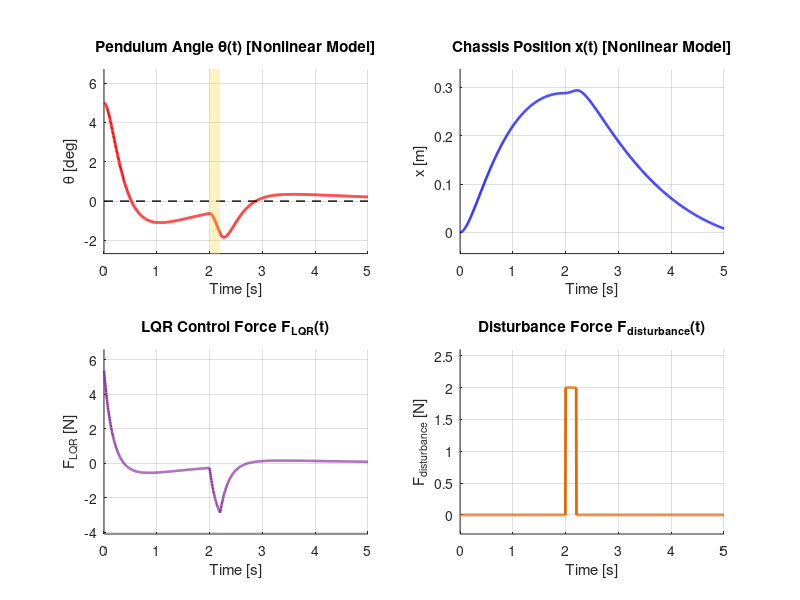

Reproduce this figure in MATLAB. (Note: this script raises an error after producing the figure.)
%% Four-Wheeled Inverted Pendulum - Nonlinear Model Validation
% STEP 9 of the robotics portfolio project.
%
% Simulates the FULL NONLINEAR equations of motion (no linearization),
% using the EXISTING LQR gain K designed from the linearized model in
% Step 3. Physical parameters, K, the disturbance, and the initial
% condition are fixed exactly as specified - nothing is redesigned or
% recalculated here. This script does not touch the existing MATLAB
% linear-model files or the Simulink model.

clear; clc; close all;
projectFolder = fullfile(getenv('USERPROFILE'), 'Documents', 'FourWheeledInvertedPendulum');

fprintf('=========================================================\n');
fprintf(' STEP 9: NONLINEAR MODEL VALIDATION\n');
fprintf('=========================================================\n');

%% ------------------------------------------------------------------
%  1) PHYSICAL PARAMETERS (fixed, unchanged)
%  ------------------------------------------------------------------
M = 2.5;      % chassis/base mass [kg]
m = 0.5;      % pendulum mass [kg]
l = 0.375;    % pivot-to-CoM distance [m]
I = 0.0150;   % pendulum moment of inertia about its own CoM [kg*m^2]
g = 9.81;     % gravitational acceleration [m/s^2]

%% ------------------------------------------------------------------
%  2) EXISTING LQR GAIN (fixed, NOT recalculated)
%  ------------------------------------------------------------------
K = [-1.0000, -2.9233, -61.5377, -12.5668];

%% ------------------------------------------------------------------
%  3) DISTURBANCE (identical to the previous validated simulation)
%  ------------------------------------------------------------------
F_dist_mag   = 2.0;   % [N]
t_dist_start = 2.0;   % [s]
t_dist_end   = 2.2;   % [s]
F_disturbance_fun = @(t) F_dist_mag * double(t >= t_dist_start & t <= t_dist_end);

%% ------------------------------------------------------------------
%  4) INITIAL CONDITION (theta in radians internally)
%  ------------------------------------------------------------------
theta0_deg = 5;
X0 = [0; 0; deg2rad(theta0_deg); 0];   % [x; x_dot; theta(rad); theta_dot]
tEnd = 5.0;

%% ------------------------------------------------------------------
%  5) NONLINEAR EQUATIONS OF MOTION (solved directly, NOT linearized)
%     M*x_ddot + m*l*theta_ddot*cos(theta) - m*l*theta_dot^2*sin(theta) = F
%     (I+m*l^2)*theta_ddot + m*l*x_ddot*cos(theta) - m*g*l*sin(theta) = 0
%  ------------------------------------------------------------------
function Xdot = nonlinearODE(t, X, M, m, l, I, g, K, Fdist_fun)
    x = X(1); x_dot = X(2); theta = X(3); theta_dot = X(4); %#ok<NASGU>

    F_LQR = -K * X;
    F_disturbance = Fdist_fun(t);
    F_total = F_LQR + F_disturbance;

    % Coupled linear system for [x_ddot; theta_ddot] at this instant,
    % obtained by writing the two nonlinear equations in matrix form:
    %   [ M,            m*l*cos(theta)    ] [x_ddot]     [F_total + m*l*theta_dot^2*sin(theta)]
    %   [ m*l*cos(theta), I + m*l^2       ] [theta_ddot] = [        m*g*l*sin(theta)            ]
    Mmat = [ M,               m*l*cos(theta);
             m*l*cos(theta),  I + m*l^2      ];
    rhs  = [ F_total + m*l*theta_dot^2*sin(theta);
             m*g*l*sin(theta) ];
    acc = Mmat \ rhs;   % [x_ddot; theta_ddot]

    Xdot = [ x_dot; acc(1); theta_dot; acc(2) ];
end

%% ------------------------------------------------------------------
%  6) NUMERICAL INTEGRATION (ode45, segmented at the disturbance edges
%     so the discontinuous pulse is integrated accurately)
%  ------------------------------------------------------------------
segEdges = [0, t_dist_start, t_dist_end, tEnd];
odeOptions = odeset('RelTol', 1e-9, 'AbsTol', 1e-9);
samplesPerSec = 200;
nSeg = numel(segEdges) - 1;

tCell = cell(nSeg,1); XCell = cell(nSeg,1);
Xstart = X0;
odeFun = @(t, X) nonlinearODE(t, X, M, m, l, I, g, K, F_disturbance_fun);
simError = '';
simCompleted = true;
try
    for s = 1:nSeg
        nPts = max(3, round((segEdges(s+1) - segEdges(s)) * samplesPerSec) + 1);
        tSeg = linspace(segEdges(s), segEdges(s+1), nPts);
        [tS, XS] = ode45(odeFun, tSeg, Xstart, odeOptions);
        tCell{s} = tS(:); XCell{s} = XS;
        Xstart = XS(end,:).';
    end
catch ME
    simCompleted = false;
    simError = ME.message;
end

fprintf('Nonlinear simulation completed without error: %d\n', simCompleted);
if ~simCompleted
    fprintf('ERROR: %s\n', simError);
    error('Nonlinear simulation failed.');
end

t = vertcat(tCell{:});
X = vertcat(XCell{:});
x        = X(:,1);
x_dot    = X(:,2);
theta    = X(:,3);        % radians
theta_dot = X(:,4);

F_LQR         = -(X * K.');
F_disturbance = F_dist_mag * double(t >= t_dist_start & t <= t_dist_end);
F_total       = F_LQR + F_disturbance;
theta_deg     = rad2deg(theta);

%% ------------------------------------------------------------------
%  7) NUMERICAL CHECKS (report only - no parameters changed if results
%     look unexpected)
%  ------------------------------------------------------------------
fprintf('\n---------------------------------------------------------\n');
fprintf(' NUMERICAL CHECKS\n');
fprintf('---------------------------------------------------------\n');

check1_radiansInternal = true;   % theta integrated directly in radians throughout (no deg used in the ODE)
fprintf('1. theta represented internally in radians: %d\n', check1_radiansInternal);

check2_initialAngle = abs(rad2deg(X0(3)) - theta0_deg) < 1e-10;
fprintf('2. Initial angle is exactly %g degrees: %d (X0(3) = %.10f rad = %.10f deg)\n', ...
    theta0_deg, check2_initialAngle, X0(3), rad2deg(X0(3)));

idxDist = find(F_disturbance ~= 0);
check3_disturbance = ~isempty(idxDist) ...
    && abs(t(idxDist(1))   - t_dist_start) < 1e-9 ...
    && abs(t(idxDist(end)) - t_dist_end)   < 1e-9 ...
    && all(abs(F_disturbance(idxDist) - F_dist_mag) < 1e-12) ...
    && all(F_disturbance(t < t_dist_start | t > t_dist_end) == 0);
fprintf('3. Disturbance is exactly +%.1f N for %.1f <= t <= %.1f s: %d\n', F_dist_mag, t_dist_start, t_dist_end, check3_disturbance);

check4_totalForce = max(abs(F_total - (F_LQR + F_disturbance))) < 1e-12;
fprintf('4. F_total = F_LQR + F_disturbance (identically): %d\n', check4_totalForce);

K_expected = [-1.0000, -2.9233, -61.5377, -12.5668];
check5_gainUnchanged = all(abs(K - K_expected) < 1e-4);
fprintf('5. K matches the existing gain exactly: %d  (K = [%.4f, %.4f, %.4f, %.4f])\n', ...
    check5_gainUnchanged, K(1), K(2), K(3), K(4));

check6_noNanInf = all(isfinite(X(:))) && all(isfinite(F_LQR)) && all(isfinite(F_disturbance)) && all(isfinite(F_total));
fprintf('6. No NaN or Inf values anywhere in states or forces: %d\n', check6_noNanInf);

maxAbsState = max(abs(X(:)));
check7_stable = check6_noNanInf && (maxAbsState < 1e3);
fprintf('7. Simulation remains numerically stable (max|state| = %.4f): %d\n', maxAbsState, check7_stable);

allChecksPassed = check1_radiansInternal && check2_initialAngle && check3_disturbance ...
    && check4_totalForce && check5_gainUnchanged && check6_noNanInf && check7_stable;
fprintf('\nALL CHECKS PASSED: %d\n', allChecksPassed);
if ~allChecksPassed
    fprintf('NOTE: parameters were NOT modified in response to any unexpected result. Reporting as-is.\n');
end

%% ------------------------------------------------------------------
%  8) SUMMARY VALUES
%  ------------------------------------------------------------------
initialThetaDeg = theta_deg(1);
[maxThetaDeg, iMaxTh] = max(theta_deg);
[minThetaDeg, iMinTh] = min(theta_deg);
finalThetaDeg = theta_deg(end);
maxAbsForce   = max(abs(F_LQR));
maxAbsX       = max(abs(x));
maxAbsXdot    = max(abs(x_dot));

fprintf('\n---------------------------------------------------------\n');
fprintf(' SUMMARY VALUES\n');
fprintf('---------------------------------------------------------\n');
fprintf('Initial theta   = %.4f deg\n', initialThetaDeg);
fprintf('Maximum theta   = %.4f deg (at t=%.3fs)\n', maxThetaDeg, t(iMaxTh));
fprintf('Minimum theta   = %.4f deg (at t=%.3fs)\n', minThetaDeg, t(iMinTh));
fprintf('Final theta     = %.4f deg\n', finalThetaDeg);
fprintf('Max |F_LQR|     = %.4f N\n', maxAbsForce);
fprintf('Max |x|         = %.4f m\n', maxAbsX);
fprintf('Max |x_dot|     = %.4f m/s\n\n', maxAbsXdot);

%% ------------------------------------------------------------------
%  9) VERIFICATION FIGURE
%  ------------------------------------------------------------------
shadeColor = [1.0 0.85 0.30];
padLim = @(v, lo, hi) [min(v(:)) - lo*(max(v(:))-min(v(:))+eps), max(v(:)) + hi*(max(v(:))-min(v(:))+eps)];

fig = figure('Color', 'w', 'Position', [60 40 1100 850]);

ax1 = subplot(2,2,1); hold(ax1,'on');
plot(ax1, t, theta_deg, 'r-', 'LineWidth', 2.0);
plot(ax1, [0 tEnd], [0 0], 'k--', 'LineWidth', 1.0);
grid(ax1,'on'); xlim(ax1,[0 tEnd]); ylim(ax1, padLim(theta_deg, 0.12, 0.25));
title(ax1, 'Pendulum Angle \theta(t) [Nonlinear Model]', 'FontWeight','bold');
xlabel(ax1,'Time [s]'); ylabel(ax1,'\theta [deg]');

ax2 = subplot(2,2,2); hold(ax2,'on');
plot(ax2, t, x, 'b-', 'LineWidth', 1.8);
grid(ax2,'on'); xlim(ax2,[0 tEnd]); ylim(ax2, padLim(x, 0.15, 0.15));
title(ax2, 'Chassis Position x(t) [Nonlinear Model]', 'FontWeight','bold');
xlabel(ax2,'Time [s]'); ylabel(ax2,'x [m]');

ax3 = subplot(2,2,3); hold(ax3,'on');
plot(ax3, t, F_LQR, 'Color', [0.55 0.2 0.65], 'LineWidth', 1.8);
grid(ax3,'on'); xlim(ax3,[0 tEnd]); ylim(ax3, padLim(F_LQR, 0.15, 0.15));
title(ax3, 'LQR Control Force F_{LQR}(t)', 'FontWeight','bold');
xlabel(ax3,'Time [s]'); ylabel(ax3,'F_{LQR} [N]');

ax4 = subplot(2,2,4); hold(ax4,'on');
plot(ax4, t, F_disturbance, 'Color', [0.9 0.4 0.0], 'LineWidth', 2.0);
grid(ax4,'on'); xlim(ax4,[0 tEnd]); ylim(ax4, padLim(F_disturbance, 0.15, 0.3));
title(ax4, 'Disturbance Force F_{disturbance}(t)', 'FontWeight','bold');
xlabel(ax4,'Time [s]'); ylabel(ax4,'F_{disturbance} [N]');

axList = [ax1 ax2 ax3 ax4];
for k = 1:numel(axList)
    axk = axList(k);
    yl = ylim(axk); ylim(axk, yl); hold(axk,'on');
    p = patch(axk, [t_dist_start t_dist_end t_dist_end t_dist_start], [yl(1) yl(1) yl(2) yl(2)], ...
        shadeColor, 'FaceAlpha', 0.35, 'EdgeColor', 'none');
    uistack(p, 'bottom');
end
sgtitle('Four-Wheeled Inverted Pendulum - Nonlinear Model, Linear LQR Gain (Verification)', 'FontWeight','bold', 'FontSize',13);

pngFile = fullfile(projectFolder, 'four_wheeled_inverted_pendulum_nonlinear_response.png');
exportgraphics(fig, pngFile, 'Resolution', 200);
fprintf('Figure saved to: %s\n', pngFile);

%% ------------------------------------------------------------------
%  10) SAVE DATA
%  ------------------------------------------------------------------
matFile = fullfile(projectFolder, 'four_wheeled_inverted_pendulum_nonlinear_response.mat');
save(matFile, 't', 'x', 'x_dot', 'theta', 'theta_dot', 'theta_deg', ...
    'F_LQR', 'F_disturbance', 'F_total', 'K', 'M', 'm', 'l', 'I', 'g', ...
    'F_dist_mag', 't_dist_start', 't_dist_end', 'theta0_deg', 'X0', ...
    'initialThetaDeg', 'maxThetaDeg', 'minThetaDeg', 'finalThetaDeg', ...
    'maxAbsForce', 'maxAbsX', 'maxAbsXdot', 'allChecksPassed');
fprintf('Simulation data saved to: %s\n', matFile);

fprintf('\n=========================================================\n');
fprintf(' STEP 9 COMPLETE: Nonlinear model simulated with existing LQR gain.\n');
fprintf('=========================================================\n');
